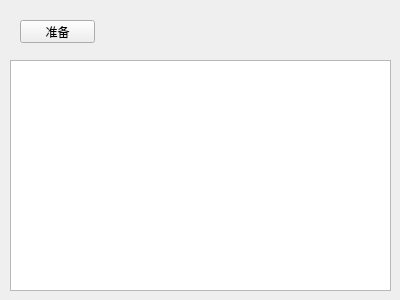
<?xml version="1.0" encoding="UTF-8"?>
<ui version="4.0">
 <class>Widget</class>
 <widget class="QWidget" name="Widget">
  <property name="geometry">
   <rect>
    <x>0</x>
    <y>0</y>
    <width>400</width>
    <height>300</height>
   </rect>
  </property>
  <property name="windowTitle">
   <string>Widget</string>
  </property>
  <widget class="QPushButton" name="pushButton">
   <property name="geometry">
    <rect>
     <x>20</x>
     <y>20</y>
     <width>75</width>
     <height>23</height>
    </rect>
   </property>
   <property name="text">
    <string>准备</string>
   </property>
  </widget>
  <widget class="QPlainTextEdit" name="plainTextEdit">
   <property name="geometry">
    <rect>
     <x>10</x>
     <y>60</y>
     <width>381</width>
     <height>231</height>
    </rect>
   </property>
  </widget>
 </widget>
 <layoutdefault spacing="6" margin="11"/>
 <resources/>
 <connections/>
</ui>
